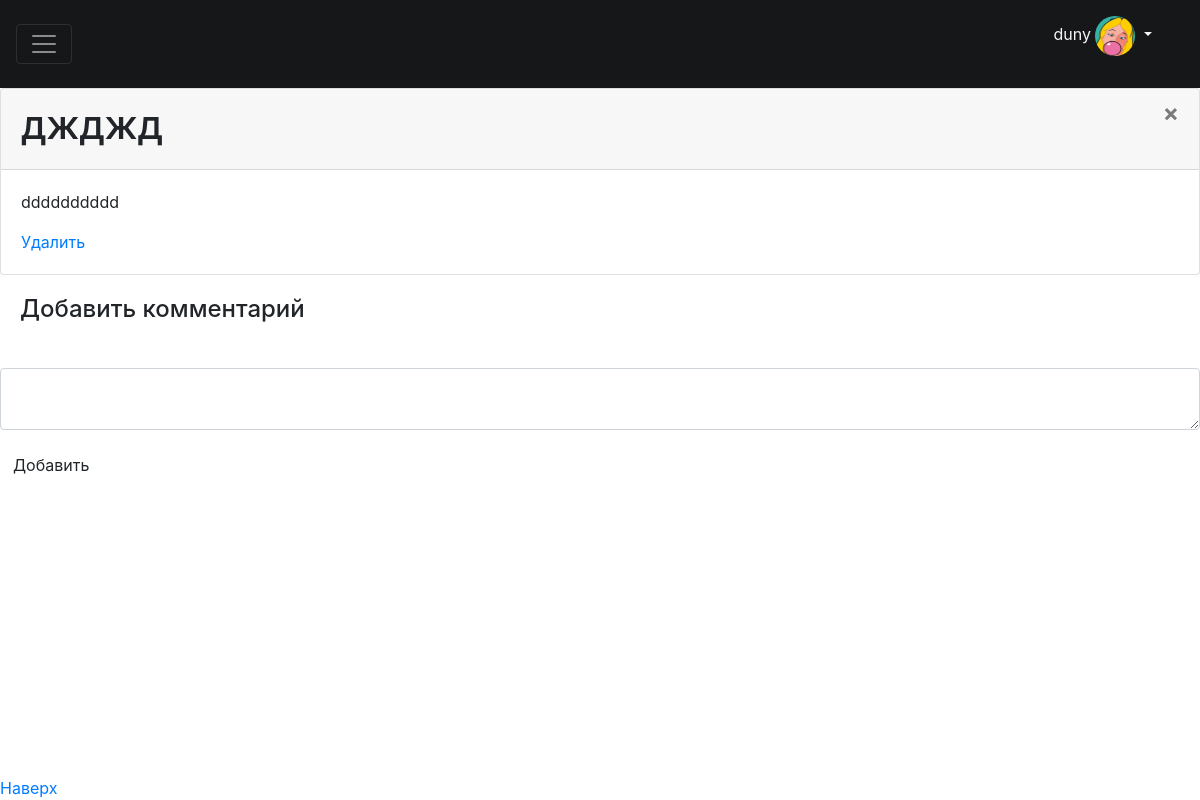
Page /news/2 (signed in) on the earlier database version.
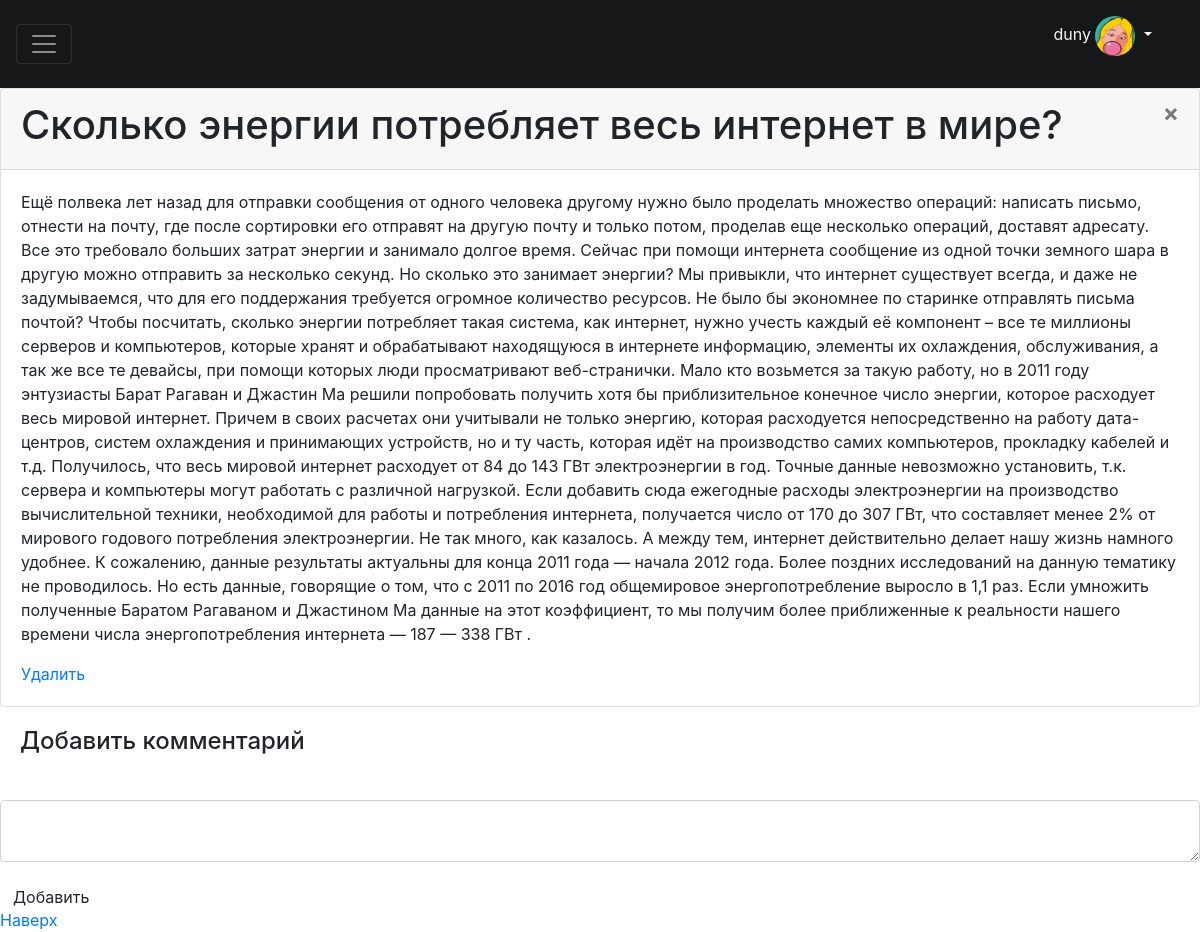
Same page on the later database version.
### DBManager.py (models this page shows, shortened)
class DBNews(db.Model):
    id = db.Column(db.Integer, primary_key=True)
    title = db.Column(db.String(80), unique=False, nullable=False)
    text = db.Column(db.String(500), unique=False, nullable=False)
    user_id = db.Column(db.Integer, db.ForeignKey('db_users.id'), nullable=False)
    user = db.relationship('DBUsers', backref=db.backref('News', lazy=True))
    created_date = db.Column(db.String(50), default=datetime.datetime.today().strftime("%d.%m.%Y  %H:%M"))
    theme = db.Column(db.String(10), unique=False, nullable=False)

### 13.py (the view, shortened to what this page needs)
class News(Resource):
    def get(self, news_id):
        abort_if_not_found(DBNews, news_id)
        form = AddComments(prefix="form1")
        form_van = AddVan(prefix="form2")
        if 'username' not in session:
            return redirect('/login')
        return make_response(render_template("preview_news.html", news=DBNews.query.get(news_id), form=form,
                             comments=Comments.query.filter_by(news_id=news_id).all(), form_van=form_van))

### forms.py
class AddComments(FlaskForm):
    text = TextAreaField('', validators=[DataRequired()])
    submit = SubmitField('Добавить')

class AddVan(FlaskForm):
    choice = RadioField(choices=[("Неприемливый материал", "Неприемливый материал"), ("Неправда", "Неправда"),
                                 ("Просто автор не нравится", "Просто автор не нравится")])
    submit = SubmitField('Отправить запрос')

### 13.py (called while the page is built)
def abort_if_not_found(data_base, item_id) :
    if not data_base.query.get(item_id):
        raise Error404

### templates/preview_news.html (shortened to what this page needs)
{% extends "main.html" %}
{% import 'bootstrap/wtf.html' as wtf %}
{% block content2 %}
<div class="card">
    <div class="card-header">
        <a role="button" class="close xl" aria-label="Close" href="/news"><span aria-hidden="true">&times;</span></a>
        <h1>{{ news.title }}</h1>
    </div>
    <div class="card-body">
        <p>{{ news.text }}</p>
        {% if session["user_id"] == 1 %}
        <a href="/delete_news/{{ news.id }}">Удалить</a>
        {% else %}
        <button type="button" class="btn btn-outline-success btn-lg" data-toggle="modal" data-target="#exampleModalCenter">Бан</button>
        {% endif %}
    </div>
</div>
<h4 style="margin: 20px">Добавить комментарий</h4>
<form action="" method="post" novalidate>
    <div class="form-group">
        {{ wtf.quick_form(form) }}
    </div>
    </form>
{% endblock %}

Differences in the rows shown:
changed DBNews: title "джджд" → "Сколько энергии потребляет весь интернет в мире?"; text "dddddddddd" → "Ещё полвека лет назад для отправки сообщения от одного человека другому нужно было проделать множество операций: написать письмо, отнести на почту, где после сортировки его отправят на другую почту и только потом, проделав еще несколько операций, доставят адресату. Все это требовало больших затрат энергии и занимало долгое время. Сейчас при помощи интернета сообщение из одной точки земного шара в другую можно отправить за несколько секунд. Но сколько это занимает энергии? Мы привыкли, что интернет существует всегда, и даже не задумываемся, что для его поддержания требуется огромное количество ресурсов. Не было бы экономнее по старинке отправлять письма почтой? Чтобы посчитать, сколько…"
